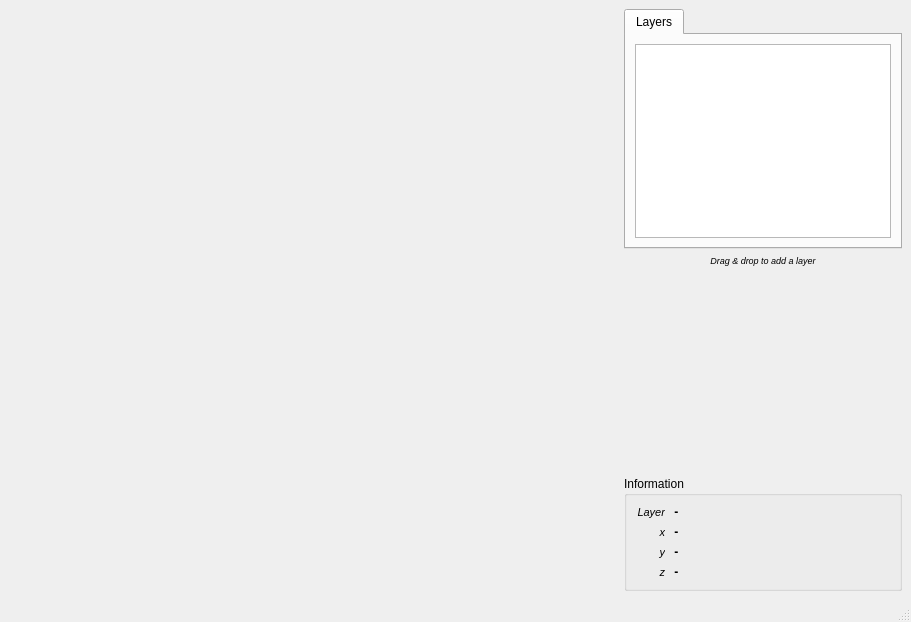
<?xml version="1.0" encoding="UTF-8"?>
<ui version="4.0">
 <author>Alex Carimán</author>
 <class>main</class>
 <widget class="QMainWindow" name="main">
  <property name="geometry">
   <rect>
    <x>0</x>
    <y>0</y>
    <width>911</width>
    <height>622</height>
   </rect>
  </property>
  <property name="windowTitle">
   <string>Data visualizer</string>
  </property>
  <widget class="QWidget" name="central">
   <layout class="QGridLayout" name="central_layout">
    <item row="0" column="1">
     <widget class="QTabWidget" name="tabs">
      <property name="sizePolicy">
       <sizepolicy hsizetype="Fixed" vsizetype="Preferred">
        <horstretch>0</horstretch>
        <verstretch>0</verstretch>
       </sizepolicy>
      </property>
      <property name="currentIndex">
       <number>0</number>
      </property>
      <widget class="QWidget" name="layers_tab">
       <attribute name="title">
        <string>Layers</string>
       </attribute>
       <layout class="QGridLayout" name="layers_layout">
        <item row="0" column="0">
         <widget class="QListWidget" name="layers_list"/>
        </item>
       </layout>
      </widget>
     </widget>
    </item>
    <item row="3" column="1">
     <widget class="QGroupBox" name="info_group">
      <property name="sizePolicy">
       <sizepolicy hsizetype="Preferred" vsizetype="Maximum">
        <horstretch>0</horstretch>
        <verstretch>0</verstretch>
       </sizepolicy>
      </property>
      <property name="title">
       <string>Information</string>
      </property>
      <layout class="QFormLayout" name="info_layout">
       <property name="labelAlignment">
        <set>Qt::AlignRight|Qt::AlignTrailing|Qt::AlignVCenter</set>
       </property>
       <item row="1" column="0">
        <widget class="QLabel" name="x_label">
         <property name="font">
          <font>
           <pointsize>8</pointsize>
           <italic>true</italic>
          </font>
         </property>
         <property name="text">
          <string>x</string>
         </property>
         <property name="alignment">
          <set>Qt::AlignRight|Qt::AlignTrailing|Qt::AlignVCenter</set>
         </property>
        </widget>
       </item>
       <item row="1" column="1">
        <widget class="QLabel" name="x_value">
         <property name="font">
          <font>
           <bold>true</bold>
          </font>
         </property>
         <property name="text">
          <string> - </string>
         </property>
        </widget>
       </item>
       <item row="2" column="0">
        <widget class="QLabel" name="y_label">
         <property name="font">
          <font>
           <pointsize>8</pointsize>
           <italic>true</italic>
          </font>
         </property>
         <property name="text">
          <string>y</string>
         </property>
         <property name="alignment">
          <set>Qt::AlignRight|Qt::AlignTrailing|Qt::AlignVCenter</set>
         </property>
        </widget>
       </item>
       <item row="3" column="0">
        <widget class="QLabel" name="z_label">
         <property name="font">
          <font>
           <pointsize>8</pointsize>
           <italic>true</italic>
          </font>
         </property>
         <property name="text">
          <string>z</string>
         </property>
         <property name="alignment">
          <set>Qt::AlignRight|Qt::AlignTrailing|Qt::AlignVCenter</set>
         </property>
        </widget>
       </item>
       <item row="2" column="1">
        <widget class="QLabel" name="y_value">
         <property name="font">
          <font>
           <bold>true</bold>
          </font>
         </property>
         <property name="text">
          <string> - </string>
         </property>
        </widget>
       </item>
       <item row="3" column="1">
        <widget class="QLabel" name="z_value">
         <property name="font">
          <font>
           <bold>true</bold>
          </font>
         </property>
         <property name="text">
          <string> - </string>
         </property>
        </widget>
       </item>
       <item row="0" column="0">
        <widget class="QLabel" name="layer_label">
         <property name="font">
          <font>
           <pointsize>8</pointsize>
           <italic>true</italic>
          </font>
         </property>
         <property name="text">
          <string>Layer</string>
         </property>
         <property name="alignment">
          <set>Qt::AlignRight|Qt::AlignTrailing|Qt::AlignVCenter</set>
         </property>
        </widget>
       </item>
       <item row="0" column="1">
        <widget class="QLabel" name="layer_value">
         <property name="font">
          <font>
           <bold>true</bold>
          </font>
         </property>
         <property name="text">
          <string> - </string>
         </property>
        </widget>
       </item>
      </layout>
     </widget>
    </item>
    <item row="0" column="0" rowspan="4">
     <widget class="QVTKRenderWindowInteractor" name="canvas" native="true"/>
    </item>
    <item row="2" column="1">
     <spacer name="spacer_tab">
      <property name="orientation">
       <enum>Qt::Vertical</enum>
      </property>
      <property name="sizeType">
       <enum>QSizePolicy::Maximum</enum>
      </property>
      <property name="sizeHint" stdset="0">
       <size>
        <width>20</width>
        <height>15</height>
       </size>
      </property>
     </spacer>
    </item>
    <item row="1" column="1">
     <widget class="QLabel" name="label_tab">
      <property name="sizePolicy">
       <sizepolicy hsizetype="Preferred" vsizetype="Maximum">
        <horstretch>0</horstretch>
        <verstretch>0</verstretch>
       </sizepolicy>
      </property>
      <property name="font">
       <font>
        <pointsize>7</pointsize>
        <italic>true</italic>
       </font>
      </property>
      <property name="text">
       <string>Drag &amp; drop to add a layer</string>
      </property>
      <property name="alignment">
       <set>Qt::AlignCenter</set>
      </property>
     </widget>
    </item>
   </layout>
  </widget>
  <widget class="QMenuBar" name="menu_bar">
   <property name="geometry">
    <rect>
     <x>0</x>
     <y>0</y>
     <width>911</width>
     <height>22</height>
    </rect>
   </property>
  </widget>
  <widget class="QStatusBar" name="status_bar"/>
 </widget>
 <customwidgets>
  <customwidget>
   <class>QVTKRenderWindowInteractor</class>
   <extends>QWidget</extends>
   <header>vtkmodules.qt.QVTKRenderWindowInteractor.h</header>
   <container>1</container>
  </customwidget>
 </customwidgets>
 <resources/>
 <connections/>
</ui>
